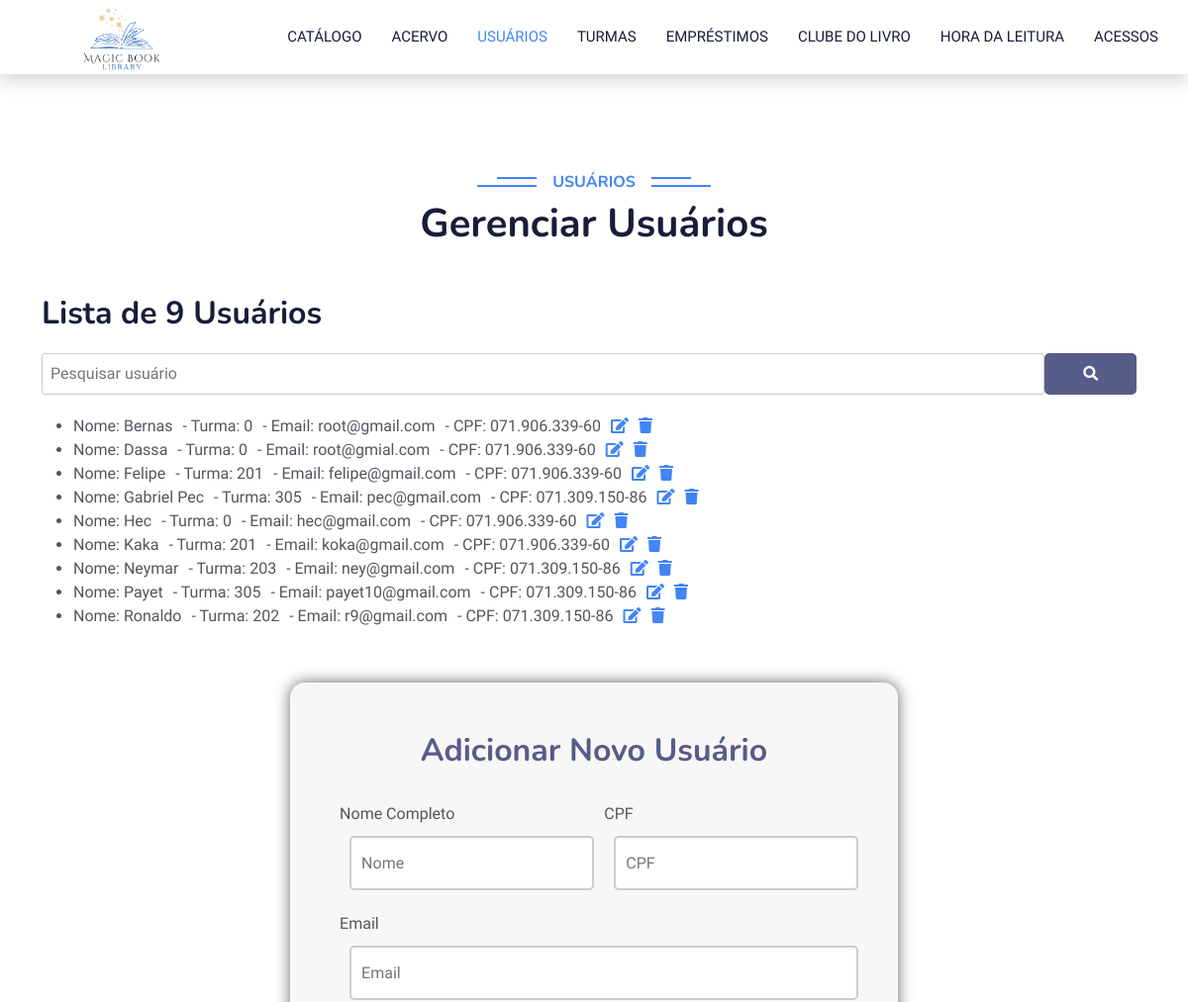
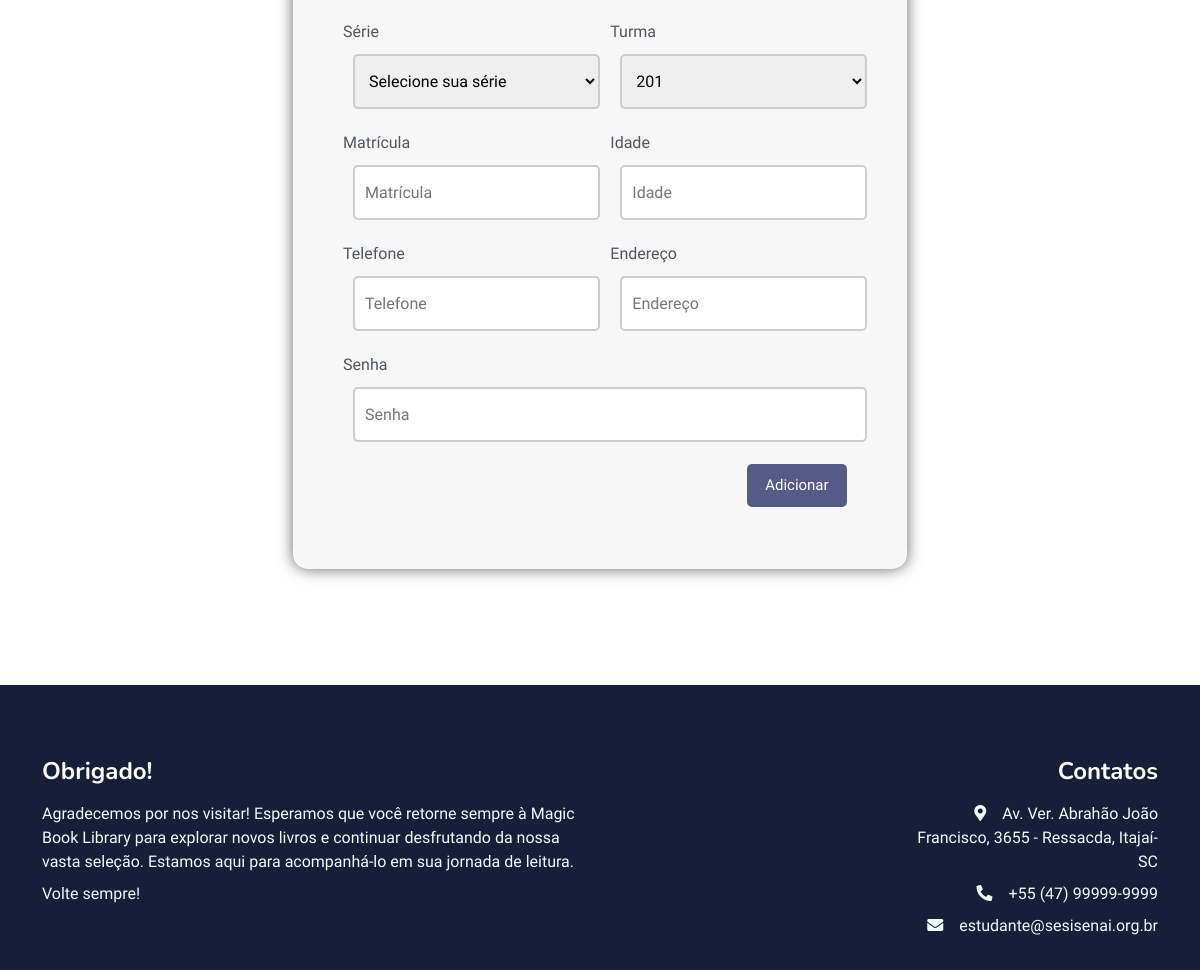
The app's page /usuarios.php with its own data (2 pictures, top to bottom).
### tables this page shows
CREATE TABLE `usuario` (
  `id` int(11) NOT NULL,
  `nome` varchar(60) NOT NULL,
  `dataN` timestamp NOT NULL DEFAULT CURRENT_TIMESTAMP ON UPDATE CURRENT_TIMESTAMP,
  `cpf` varchar(14) NOT NULL,
  `telefone` varchar(20) NOT NULL,
  `endereco` varchar(100) NOT NULL,
  `email` varchar(60) NOT NULL,
  `senha` varchar(60) NOT NULL,
  `ativo` varchar(1) NOT NULL,
  `turma` int(5) NOT NULL,
  `idade` int(3) NOT NULL,
  `matricula` int(10) NOT NULL,
  `serie` varchar(15) NOT NULL,
  `emp` tinyint(1) NOT NULL,
  `clube` tinyint(1) NOT NULL,
  `hora` tinyint(1) NOT NULL
);

### usuarios.php (the view, shortened to what this page needs)
<!DOCTYPE html>
<html lang="en">
<head>
    <link href="https://cdnjs.cloudflare.com/ajax/libs/font-awesome/5.10.0/css/all.min.css" rel="stylesheet">
    <link href="https://cdn.jsdelivr.net/npm/bootstrap-icons@1.4.1/font/bootstrap-icons.css" rel="stylesheet">
    <link href="lib/animate/animate.min.css" rel="stylesheet">
    <link href="lib/owlcarousel/assets/owl.carousel.min.css" rel="stylesheet">
    <link href="css/bootstrap.min.css" rel="stylesheet">
    <link href="style.css" rel="stylesheet">
</head>
<body>
    <nav class="navbar navbar-expand-lg bg-white navbar-light shadow sticky-top p-0">
        <a href="menuAdm.php" class="navbar-brand d-flex align-items-center px-4 px-lg-5">
            <h2 class="m-0 text-primary"><img height="150" src="img/Logo.png"></h2>
        </a>
        <div class="collapse navbar-collapse" id="navbarCollapse">
            <div class="navbar-nav ms-auto p-4 p-lg-0">
                <a href="menuAdm.php" class="nav-item nav-link ">Catálogo</a>
                <a href="acervo.php" class="nav-item nav-link ">Acervo</a>
                <a href="usuarios.php" class="nav-item nav-link active">Usuários</a>
                <a href="turma.php" class="nav-item nav-link ">Turmas</a>
                <a href="relatorio.php" class="nav-item nav-link">Empréstimos</a>
                <a href="clube.php" class="nav-item nav-link ">Clube do Livro</a>
                <a href="hora.php" class="nav-item nav-link ">Hora da Leitura</a>
                <a href="index.php" class="nav-item nav-link">Acessos</a>
            </div>
        </div>
    </nav>
    <div class="container-fluid p-0 mb-5">
        <div class="owl-carousel header-carousel position-relative">
            <div class="owl-carousel-item position-relative top-0 start-0 w-100 h-30 d-flex align-items-center">
                <div class="position-absolute top-0 start-0 w-100 h-100 d-flex align-items-center" style="background: rgba(23, 29, 56, .7);">
                    <div class="container">
                        <div class="row justify-content-start">on
                            <div class="col-sm-10 col-lg-8">
                                <p class="fs-5 text-white mb-4 pb-2">SEJA BEM VINDO A LIBRARY! onde a curiosidade é incentivada e o conhecimento é valorizado.
                                </p>
                            </div>
                        </div>
                    </div>
                </div>
            </div>
        </div>
    </div>
    <div class="container-xxl py-5 category">
        <div class="container">
            <div class="text-center wow fadeInUp" data-wow-delay="0.1s">
                <h6 class="section-title bg-white text-center text-primary px-3">Usuários</h6>
                <h1 class="mb-5">Gerenciar Usuários</h1>
            </div>
            <div class="row g-4">
            <?php
$servername = "127.0.0.1";
$username = "root";
$password = "root";
$dbname = "projeto_biblioteca";
$conn = new mysqli($servername, $username, $password, $dbname);
if (isset($_GET['search'])) {
    $search = $_GET['search'];
    $sql = "SELECT * FROM usuario WHERE nome LIKE '%$search%' OR turma LIKE '%$search%' OR email LIKE '%$search%' OR cpf LIKE '%$search%' ORDER BY nome";
} else {
    $sql = "SELECT * FROM usuario ORDER BY nome";
}
$result = $conn->query($sql);
if ($result->num_rows > 0) {
    echo '<div class="container">';
    echo '<h2 style="margin-bottom: 20px;">Lista de ' . $result->num_rows . ' Usuários</h2>';
    echo '<form method="GET" action="usuarios.php">';
    echo '<div style="display: flex; align-items: center;">';
    echo '<input type="text" name="search" placeholder="Pesquisar usuário">';
    echo '<button type="submit" style="background-color: #565d88; border: none; cursor: pointer; padding:10px; margin-left: 0px;"><i class="fas fa-search" style="color: white;"></i></button>';
    echo '</div>';
    echo '</form>';
    echo '<ul>';
    while ($row = $result->fetch_assoc()) {
        $id = $row["id"];
        $nome = $row["nome"];
        $turma = $row["turma"];
        $email = $row["email"];
        $cpf = $row["cpf"];
        echo '<li>';
        echo '<span style="margin-right: 10px;">Nome: ' . $nome . '</span>';
        echo '<span style="margin-right: 10px;">- Turma: ' . $turma . '</span>';
        echo '<span style="margin-right: 10px;">- Email: ' . $email . '</span>';
        echo '<span style="margin-right: 10px;">- CPF: ' . $cpf . '</span>';
        echo '<a href="atualizarUsuario.php?id=' . $id . '"><i class="fas fa-edit"></i></a>';
        echo '<a href="deletarUsuario.php?id=' . $id . '" onclick="return confirm(\'Tem certeza de que deseja deletar o usuário?\')" style="margin-left: 10px;"><i class="fas fa-trash"></i></a>';
        echo '</li>';
    }
    echo '</ul>';
    echo '</div>';
    echo '<title>Formulário de Registro</title>
    <link rel="stylesheet" type="text/css" href="style.css">
    <div style="display: flex; justify-content: center; padding-bottom: 20px; padding-top: 15px;">
        <form style="background-color: #f7f7f7; box-shadow: 0px 0px 15px #666; width: 55%; border-radius: 15px;" method="post" action="adicionarUsuario.php" id="formlogin" name="formlogin">
            <div style="padding: 50px; display: flex; flex-wrap: wrap;">
                <div style="padding-bottom: 25px; width: 100%; display: block;">
                    <h2 style="display: flex; justify-content: center; color: rgba(17, 27, 88, 0.7);">Adicionar Novo Usuário</h2>
                </div>
                <div style="display: flex; justify-content: space-between; width: 100%;">
                <div style="width: 48%; padding-bottom: 12px;">
                    <label style="float: left; padding-bottom: 5px;" for="nome">Nome Completo</label><br>
                    <input style="display: block; border: 2px solid #ccc; width: 100%; height: 55px; padding: 10px; margin: 10px; border-radius: 5px;" placeholder="Nome" type="text" id="nome" name="nome" required>
                </div>
                <div style="width: 48%; padding-bottom: 12px;">
                    <label style="float: left; padding-bottom: 5px; " for="cpf">CPF</label><br>
                    <input style="display: block; border: 2px solid #ccc; width: 100%; height: 55px; padding: 10px; margin: 10px; border-radius: 5px;" placeholder="CPF" onkeyup="formatarCPF()" type="text" id="cpf" name="cpf" required>
                </div>
                </div>
                <div style="width: 100%; padding-bottom: 12px;">
                    <label style="float: left; padding-bottom: 5px;" for="email">Email</label><br>
                    <input style="display: block; border: 2px solid #ccc; width: 100%; height: 55px; padding: 10px; margin: 10px; border-radius: 5px;" placeholder="Email" type="email" id="email" name="email" required>
                </div>
                <div style="display: flex; justify-content: space-between; width: 100%;">
            <div style="width: 48%; padding-bottom: 12px;">
                <label style="float: left; padding-bottom: 5px; " for="serie">Série</label><br>
                <select style="display: block; border: 2px solid #ccc; width: 100%; height: 55px; padding: 10px; margin: 10px; border-radius: 5px;" id="serie" name="serie" required>
                    <option value="" disabled selected>Selecione sua série</option>
                </select>
            </div>
            <div style="width: 48%; padding-bottom: 12px;">
                <label style="float: left; padding-bottom: 5px;" for="turma">Turma</label><br>
                <select style="display: block; border: 2px solid #ccc; width: 100%; height: 55px; padding: 10px; margin: 10px; border-radius: 5px;" id="turma" name="turma" required>';
?>
                <?php
$sql_turma = "SELECT * FROM turma ORDER BY turma";
$result_turma = $conn->query($sql_turma);
if ($result_turma->num_rows > 0) {
    while ($turma_row = $result_turma->fetch_assoc()) {
        echo '<option value="' . $turma_row['turma'] . '">' . $turma_row['turma'] . '</option>';
    }
}
?>
<?php
echo ' </select>
            </div>
            </div>
            <div style="display: flex; justify-content: space-between; width: 100%;">
                <div style="width: 48%; padding-bottom: 12px;">
                    <label style="float: left; padding-bottom: 5px; " for="matricula">Matrícula</label><br>
                    <input style="display: block; border: 2px solid #ccc; width: 100%; height: 55px; padding: 10px; margin: 10px; border-radius: 5px;" placeholder="Matrícula" type="number" id="matricula" name="matricula" required>
                </div>
                <div style="width: 48%; padding-bottom: 12px;">
                    <label style="float: left; padding-bottom: 5px; " for="idade">Idade</label><br>
                    <input style="display: block; border: 2px solid #ccc; width: 100%; height: 55px; padding: 10px; margin: 10px; border-radius: 5px;" placeholder="Idade" type="number" id="idade" name="idade" required>
                </div>
            </div>
            <div style="display: flex; justify-content: space-between; width: 100%;">
                <div style="width: 48%; padding-bottom: 12px;">
                    <label style="float: left; padding-bottom: 5px; " for="telefone">Telefone</label><br>
                    <input style="display: block; border: 2px solid #ccc; width: 100%; height: 55px; padding: 10px; margin: 10px; border-radius: 5px;" placeholder="Telefone" onkeyup="formatarTelefone()" type="tel" id="telefone" name="telefone" required>
                </div>
                <div style="width: 48%; padding-bottom: 12px;">
                    <label style="float: left; padding-bottom: 5px; " for="endereco">Endereço</label><br>
                    <input style="display: block; border: 2px solid #ccc; width: 100%; height: 55px; padding: 10px; margin: 10px; border-radius: 5px;" placeholder="Endereço" type="text" id="endereco" name="endereco" required>
                </div>
            </div>
            <div style="width: 100%; padding-bottom: 12px;">
                <label style="float: left; padding-bottom: 5px;" for="senha">Senha</label><br>
                <div style="position: relative;">
                    <input style="display: block; border: 2px solid #ccc; width: 100%; height: 55px; padding: 10px; margin: 10px; border-radius: 5px;" placeholder="Senha" type="text" id="senha" name="senha" required>
                </div>
            </div>
            <div style="width: 100%; padding-bottom: 12px;">
                <div style="width: 100%; display: flex; justify-content: flex-end; align-items: center;">
                    <button type="submit">Adicionar</button>
                </div>
            </div>
        </form>
    </div>';
} else {
    echo "Nenhum usuário encontrado.";
}
?>
</div>
</div>
        </div>
    <div class="container-fluid bg-dark text-light footer pt-5 mt-5 wow fadeIn" data-wow-delay="0.1s">
    <div class="container py-4">
        <div class="row g-5">
            <div class="col-lg-6 col-md-6 text-start">
                <h4 class="text-white mb-3">Obrigado!</h4>
                <p class="mb-2"><i class=""></i>Agradecemos por nos visitar! Esperamos que você retorne sempre à Magic Book Library para explorar novos livros e continuar desfrutando da nossa vasta seleção. Estamos aqui para acompanhá-lo em sua jornada de leitura.</p>
                <p class="mb-2"><i class=""></i>Volte sempre!</p>
            </div>
            <div class="col-lg-3 col-md-6 text-start">
            </div>
            <div class="col-lg-3 col-md-6 text-end ">
                <h4 class="text-white mb-3">Contatos</h4>
                <p class="mb-2"><i class="fa fa-map-marker-alt me-3"></i>Av. Ver. Abrahão João Francisco, 3655 - Ressacda, Itajaí-SC</p>
                <p class="mb-2"><i class="fa fa-phone-alt me-3"></i>+55 (47) 99999-9999</p>
                <p class="mb-2"><i class="fa fa-envelope me-3"></i>estudante@sesisenai.org.br</p>
            </div>
        </div>
    </div>
</div>
</body>
</html>

### style.css (style rules this page uses)
:root { --primary: #4285F4; --light: #F0FBFC; --dark: #181d38; }
.navbar-light .navbar-nav .nav-link { margin-right: 30px; padding: 25px 0; color: #FFFFFF; font-size: 15px; text-transform: uppercase; outline: none; }
.navbar-light .navbar-nav .nav-link:hover, .navbar-light .navbar-nav .nav-link.active { color: var(--primary); }
.navbar-light .navbar-brand, .navbar-light a.btn { height: 75px; }
.navbar-light .navbar-nav .nav-link { color: var(--dark); font-weight: 500; }
.navbar-light.sticky-top { top: -100px; transition: .5s; }
.section-title { position: relative; display: inline-block; text-transform: uppercase; }
.section-title::before { position: absolute; content: ""; width: calc(100% + 80px); height: 2px; top: 4px; left: -40px; background: var(--primary); z-index: -1; }
.section-title::after { position: absolute; content: ""; width: calc(100% + 120px); height: 2px; bottom: 5px; left: -60px; background: var(--primary); z-index: -1; }
label { display: block; margin-bottom: 5px; }
input[type="text"], input[type="email"], input[type="password"] { width: 100%; padding: 8px; border: 1px solid #ccc; border-radius: 3px; }
button { font-size: 15px; width: 100px; padding: 10px 15px; color: white; background-color: rgba(17, 27, 88, 0.7); border-radius: 5px; margin-right: 10px; border: none; }

### records on screen
usuario: nome "Bernas", turma "0", email "root@gmail.com", cpf "071.906.339-60"
usuario: nome "Dassa", turma "0", email "root@gmial.com", cpf "071.906.339-60"
usuario: nome "Felipe", turma "201", email "felipe@gmail.com", cpf "071.906.339-60"
usuario: nome "Gabriel Pec", turma "305", email "pec@gmail.com", cpf "071.309.150-86"
usuario: nome "Hec", turma "0", email "hec@gmail.com", cpf "071.906.339-60"
usuario: nome "Kaka", turma "201", email "koka@gmail.com", cpf "071.906.339-60"
usuario: nome "Neymar", turma "203", email "ney@gmail.com", cpf "071.309.150-86"
usuario: nome "Payet", turma "305", email "payet10@gmail.com", cpf "071.309.150-86"
usuario: nome "Ronaldo", turma "202", email "r9@gmail.com", cpf "071.309.150-86"

### other values on screen
$result->num_rows "9"
form field turma "201"
